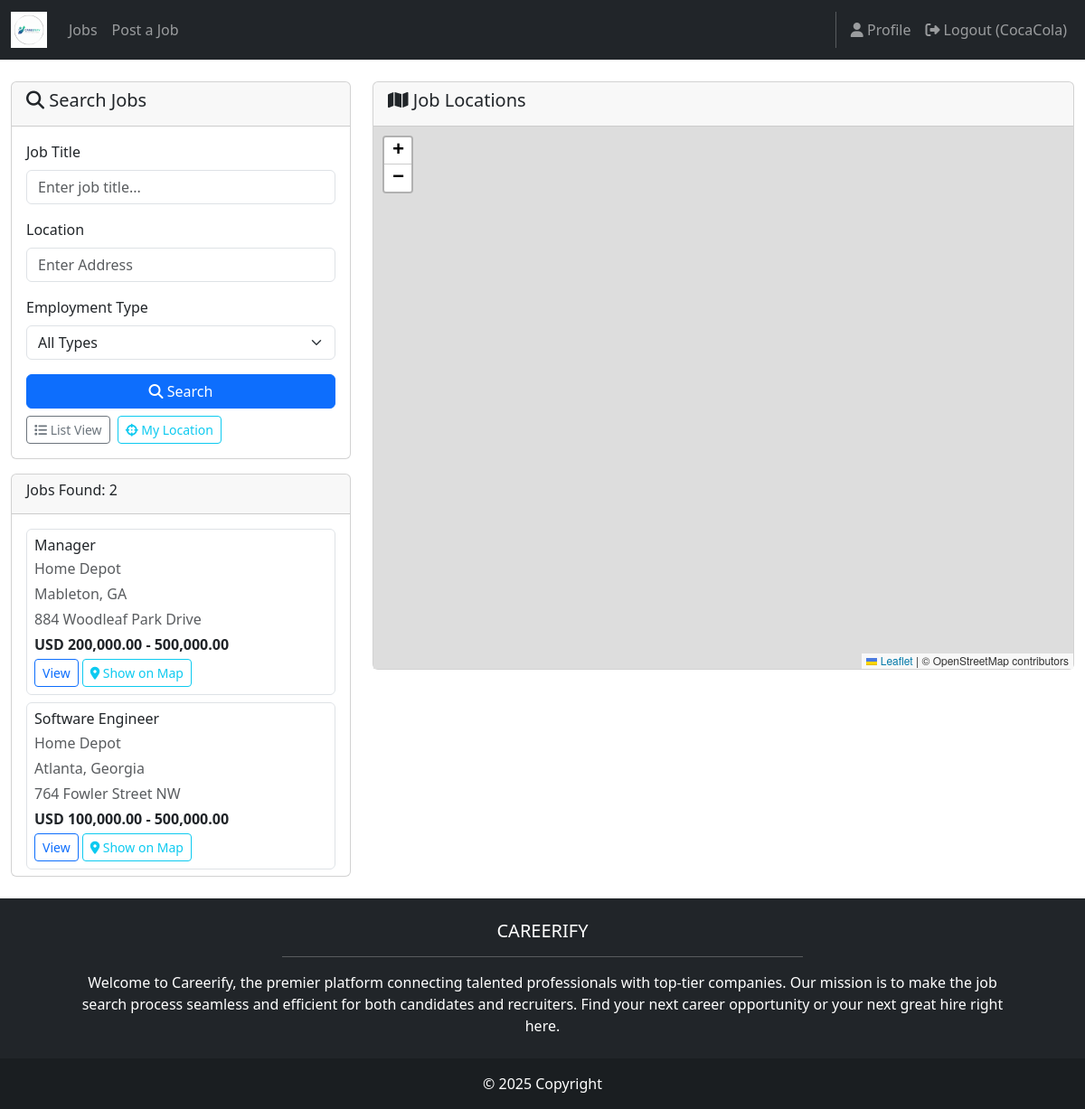
The page /jobs/map/ (signed in) on the database its author committed.
### jobpostings/models.py (models this page shows, shortened)
class JobPosting(models.Model):
    EMPLOYMENT_TYPE_CHOICES = (
        ('full_time', 'Full-time'),
        ('part_time', 'Part-time'),
        ('contract', 'Contract'),
        ('internship', 'Internship'),
        ('temporary', 'Temporary'),
        ('other', 'Other'),
    )
    company_name = models.CharField(max_length=150)
    title = models.CharField(max_length=150)
    city = models.CharField(max_length=100, default='')
    state = models.CharField(max_length=50, default='')
    address = models.CharField(max_length=50, blank=True, help_text="Address")
    pay_min = models.DecimalField(max_digits=10, decimal_places=2, null=True, blank=True)
    pay_max = models.DecimalField(max_digits=10, decimal_places=2, null=True, blank=True)
    currency = models.CharField(max_length=10, default='USD')
    employment_type = models.CharField(max_length=20, choices=EMPLOYMENT_TYPE_CHOICES, default='full_time')
    description = models.TextField()
    benefits = models.TextField(blank=True)
    application_url = models.URLField(blank=True)
    application_email = models.EmailField(blank=True)
    posted_by = models.ForeignKey(User, on_delete=models.SET_NULL, null=True, blank=True, related_name='job_postings')
    created_at = models.DateTimeField(auto_now_add=True)
    updated_at = models.DateTimeField(auto_now=True)
    is_active = models.BooleanField(default=True)
    class Meta:
        ordering = ['-created_at']
    def pay_range_display(self) -> str:
        if self.pay_min is not None and self.pay_max is not None:
            return f"{self.currency} {self.pay_min:,.2f} - {self.pay_max:,.2f}"
        if self.pay_min is not None:
            return f"From {self.currency} {self.pay_min:,.2f}"
        if self.pay_max is not None:
            return f"Up to {self.currency} {self.pay_max:,.2f}"
        return "Not specified"
    def location_display(self) -> str:
        return f"{self.city}, {self.state}"
    def full_address(self) -> str:
        parts = [self.address, self.city, self.state]
        return ", ".join(part for part in parts if part) or self.location_display()

### jobpostings/views.py (the view, shortened to what this page needs)
# urls.py: path('map/', views.job_map_view, name='map'),
def job_map_view(request):
    search_query = request.GET.get('search', '')
    location_filter = request.GET.get('location', '')
    employment_type_filter = request.GET.get('employment_type', '')
    job_id = request.GET.get('job_id', '')
    jobs = JobPosting.objects.filter(is_active=True)
    if employment_type_filter:
        jobs = jobs.filter(employment_type=employment_type_filter)
    job_markers = []
    highlighted_job = None
    for job in jobs:
        is_highlighted = job_id and str(job.id) == str(job_id)
        if is_highlighted:
            highlighted_job = job
        display_location = job.full_address()
        state_value = job.state.strip() if job.state else ''
        state_full = get_state_full_name(state_value)
        geocode_parts = [job.address, job.city, state_full or state_value]
        if state_value or state_full:
            geocode_parts.append('USA')
        geocode_query = ", ".join(part for part in geocode_parts if part) or display_location
        job_markers.append({
            'id': job.id,
            'title': job.title,
            'company': job.company_name,
            'location': job.location_display(),
            'pay_range': job.pay_range_display(),
            'address': job.address,
            'geocode_query': geocode_query,
            'display_location': display_location,
            'state': state_value,
            'state_full': state_full,
            'employment_type': job.get_employment_type_display(),
            'url': reverse('jobpostings:detail', args=[job.id]),
            'description': job.description[:100] + '...' if len(job.description) > 100 else job.description,
            'is_highlighted': is_highlighted,
        })
    context = {
        'jobs': jobs,
        'job_markers': job_markers,
        'search_query': search_query,
        'location_filter': location_filter,
        'employment_type_filter': employment_type_filter,
        'employment_types': JobPosting.EMPLOYMENT_TYPE_CHOICES,
        'highlighted_job': highlighted_job,
        'job_id': job_id,
    }
    return render(request, 'jobpostings/job_map.html', context)

### jobpostings/views.py (called while the page is built)
def get_state_full_name(state_value: str) -> str:
    if not state_value:
        return ''
    state_value = state_value.strip()
    if len(state_value) == 2:
        return US_STATE_NAMES.get(state_value.upper(), state_value)
    return state_value

### jobpostings/templates/jobpostings/job_map.html (shortened to what this page needs)
{% extends 'base.html' %}
{% block content %}
<div class="container-fluid py-4">
    <div class="row">
        <div class="col-md-4">
            <div class="card mb-3">
                <div class="card-header">
                    <h5><i class="fas fa-search"></i> Search Jobs</h5>
                </div>
                <div class="card-body">
                    <form method="GET">
                        <div class="mb-3">
                            <label for="search" class="form-label">Job Title</label>
                            <input type="text" class="form-control" id="search" name="search"
                                   value="{{ search_query }}" placeholder="Enter job title...">
                        </div>
                        <div class="mb-3">
                            <label for="location" class="form-label">Location</label>
                            <input type="text" class="form-control" id="location" name="location"
                                   value="{{ location_filter }}" placeholder="Enter Address">
                        </div>
                        <div class="mb-3">
                            <label for="employment_type" class="form-label">Employment Type</label>
                            <select class="form-select" id="employment_type" name="employment_type">
                                <option value="">All Types</option>
                            </select>
                        </div>
                        <button type="submit" class="btn btn-primary w-100 mb-2">
                            <i class="fas fa-search"></i> Search
                        </button>
                    </form>
                    <div class="d-flex gap-2">
                        <a href="{% url 'jobpostings:list' %}" class="btn btn-outline-secondary btn-sm">
                            <i class="fas fa-list"></i> List View
                        </a>
                        <button class="btn btn-outline-info btn-sm" onclick="centerMap()">
                            <i class="fas fa-crosshairs"></i> My Location
                        </button>
                    </div>
                </div>
            </div>
            <div class="card">
                <div class="card-header">
                    <h6>Jobs Found: {{ jobs.count }}</h6>
                </div>
                <div class="card-body" style="max-height: 400px; overflow-y: auto;">
                    {% for job in jobs %}
                    <div class="job-item mb-2 p-2 border rounded">
                        <h6 class="mb-1">{{ job.title }}</h6>
                        <p class="mb-1 text-muted">{{ job.company_name }}</p>
                        <p class="mb-1 text-muted">{{ job.location_display }}</p>
                        <p class="mb-1 text-muted">{{ job.address }}</p>
                        <p class="mb-1"><strong>{{ job.pay_range_display }}</strong></p>
                        <div class="d-flex gap-1">
                            <a href="{% url 'jobpostings:detail' job.id %}" class="btn btn-sm btn-outline-primary">
                                View
                            </a>
                            {% with map_location=job.address|default:job.location_display %}
                            <a href="{% url 'jobpostings:map' %}?location={{ map_location|urlencode }}&job_id={{ job.id }}" class="btn btn-sm btn-outline-info">
                                <i class="fas fa-map-marker-alt"></i> Show on Map
                            </a>
                            {% endwith %}
                        </div>
                    </div>
                    {% empty %}
                    <p class="text-muted">No jobs found.</p>
                    {% endfor %}
                </div>
            </div>
        </div>
        <div class="col-md-8">
            <div class="card">
                <div class="card-header">
                    <h5><i class="fas fa-map"></i> Job Locations</h5>
                </div>
                <div class="card-body p-0">
                    <div id="map" style="height: 600px; width: 100%;"></div>
                </div>
            </div>
        </div>
    </div>
</div>
<link rel="stylesheet" href="https://unpkg.com/leaflet@1.9.4/dist/leaflet.css" />
{% endblock content %}

### JobRecruiter/templates/base.html (shortened to what this page needs)
<!DOCTYPE html>
<html>
    {%load static%}
  <head>
    <link href=
      "https://cdn.jsdelivr.net/npm/bootstrap@5.3.3/dist/css/bootstrap.min.css" rel="stylesheet">
    <link rel= "stylesheet"  href="https://cdnjs.cloudflare.com/ajax/libs/font-awesome/6.1.1/css/all.min.css">
    <link rel="stylesheet" type="text/css" href="{% static 'css/style.css' %}">
  </head>
  <body class="d-flex flex-column min-vh-100">
    <nav class="navbar navbar-expand-lg navbar-dark bg-dark">
    <div class="container-fluid">
        <a class="navbar-brand" href="{% url 'home.index' %}">
            <img src="{% static 'img/careerifylogo.png' %}" alt="Logo" height="40">
        </a>
        <div class="collapse navbar-collapse" id="mainNavbar">
            <ul class="navbar-nav me-auto mb-2 mb-lg-0">
                <li class="nav-item">
                    <a class="nav-link" href="{% url 'jobpostings:list' %}">Jobs</a>
                </li>
                {% if user.is_authenticated and user.profile.account_type == 'employer' %}
                <li class="nav-item">
                    <a class="nav-link" href="{% url 'jobpostings:create' %}">Post a Job</a>
                </li>
                {% endif %}
                </ul>
                <div class="navbar-nav">
                  {% if user.is_authenticated %}
                      <a class="nav-link" href="{% url 'accounts.profile' %}">
                          <i class="fas fa-user"></i> Profile
                      </a>
                      <a class="nav-link" href="{% url 'accounts.logout' %}">
                          <i class="fas fa-sign-out-alt"></i> Logout ({{ user.username }})
                      </a>
                  {% endif %}
              </div>
        </div>
    </div>
</nav>
    <main>
      {% block content %}
      {% endblock content %}
    </main>
    <footer class="bg-dark text-center text-white">
      <div class="container p-4 pb-0">
        <section class="mb-4">
          <h5 class="text-uppercase">Careerify</h5>
          <hr class="w-50 mx-auto" />
          <p class="px-md-5">
            Welcome to Careerify, the premier platform connecting talented professionals with top-tier companies. Our mission is to make the job search process seamless and efficient for both candidates and recruiters. Find your next career opportunity or your next great hire right here.
          </p>
        </section>
        </div>
      <div class="text-center p-3" style="background-color: rgba(0, 0, 0, 0.2);">
        © 2025 Copyright
      </div>
      </footer>
  </body>
</html>

### JobRecruiter/static/css/style.css (style rules this page uses)
.text-center { text-align: center !important; }
.container { max-width: 1200px; margin: 0 auto; padding: 0 15px; }

### rows shown on the page
JobPosting: title "Manager", company_name "Home Depot", location_display "Mableton, GA", address "884 Woodleaf Park Drive", pay_range_display "USD 200,000.00 - 500,000.00"
JobPosting: title "Software Engineer", company_name "Home Depot", location_display "Atlanta, Georgia", address "764 Fowler Street NW", pay_range_display "USD 100,000.00 - 500,000.00"

### other values the page prints
{{ user.username }} "CocaCola"
{{ jobs.count }} "2"
